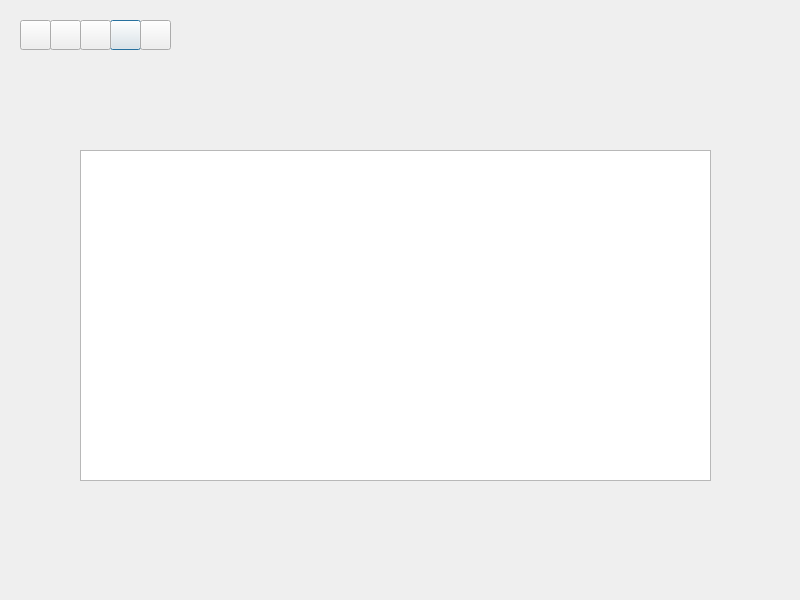
<?xml version="1.0" encoding="UTF-8"?>
<ui version="4.0">
 <class>SecDialog2</class>
 <widget class="QDialog" name="SecDialog2">
  <property name="geometry">
   <rect>
    <x>0</x>
    <y>0</y>
    <width>800</width>
    <height>600</height>
   </rect>
  </property>
  <property name="windowTitle">
   <string>Dialog</string>
  </property>
  <widget class="QListWidget" name="listWidget">
   <property name="geometry">
    <rect>
     <x>80</x>
     <y>150</y>
     <width>631</width>
     <height>331</height>
    </rect>
   </property>
  </widget>
  <widget class="QScrollBar" name="verticalScrollBar">
   <property name="geometry">
    <rect>
     <x>850</x>
     <y>260</y>
     <width>21</width>
     <height>331</height>
    </rect>
   </property>
   <property name="orientation">
    <enum>Qt::Vertical</enum>
   </property>
  </widget>
  <widget class="QPushButton" name="stu">
   <property name="geometry">
    <rect>
     <x>110</x>
     <y>20</y>
     <width>31</width>
     <height>30</height>
    </rect>
   </property>
   <property name="text">
    <string/>
   </property>
  </widget>
  <widget class="QPushButton" name="home">
   <property name="geometry">
    <rect>
     <x>20</x>
     <y>20</y>
     <width>31</width>
     <height>30</height>
    </rect>
   </property>
   <property name="text">
    <string/>
   </property>
  </widget>
  <widget class="QPushButton" name="course">
   <property name="geometry">
    <rect>
     <x>50</x>
     <y>20</y>
     <width>31</width>
     <height>30</height>
    </rect>
   </property>
   <property name="text">
    <string/>
   </property>
  </widget>
  <widget class="QPushButton" name="student_plus">
   <property name="geometry">
    <rect>
     <x>140</x>
     <y>20</y>
     <width>31</width>
     <height>30</height>
    </rect>
   </property>
   <property name="text">
    <string/>
   </property>
  </widget>
  <widget class="QPushButton" name="course_plus">
   <property name="geometry">
    <rect>
     <x>80</x>
     <y>20</y>
     <width>31</width>
     <height>30</height>
    </rect>
   </property>
   <property name="text">
    <string/>
   </property>
  </widget>
 </widget>
 <resources/>
 <connections/>
</ui>
